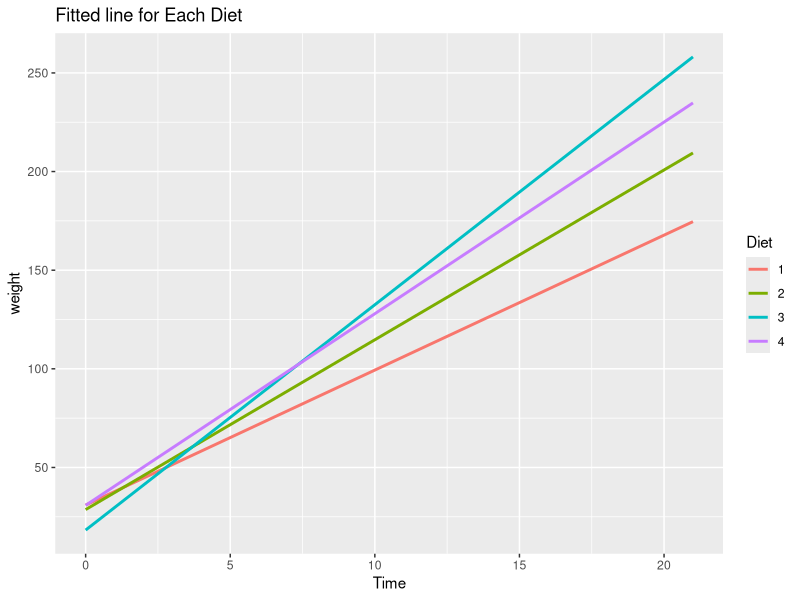
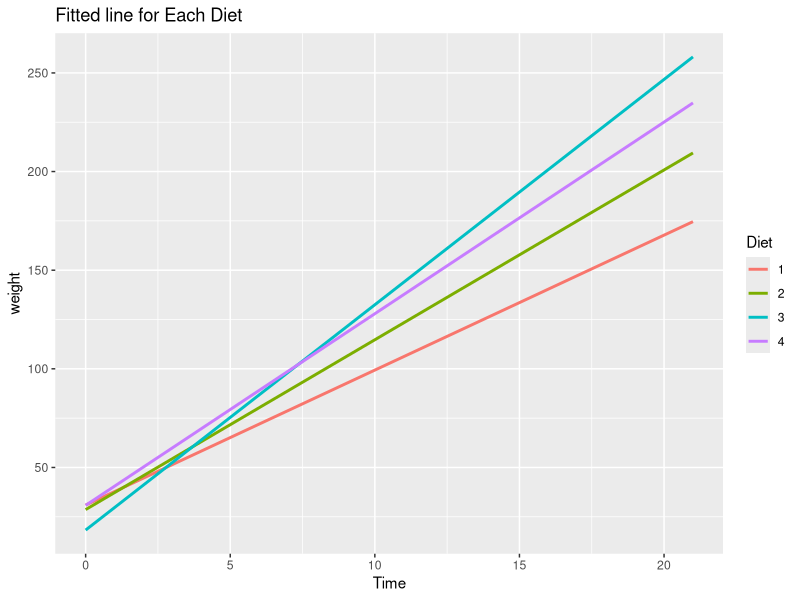
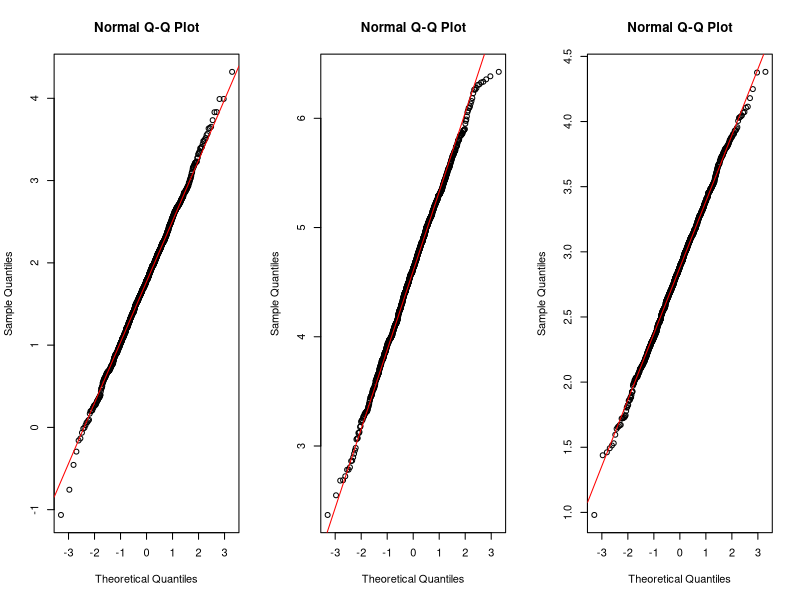
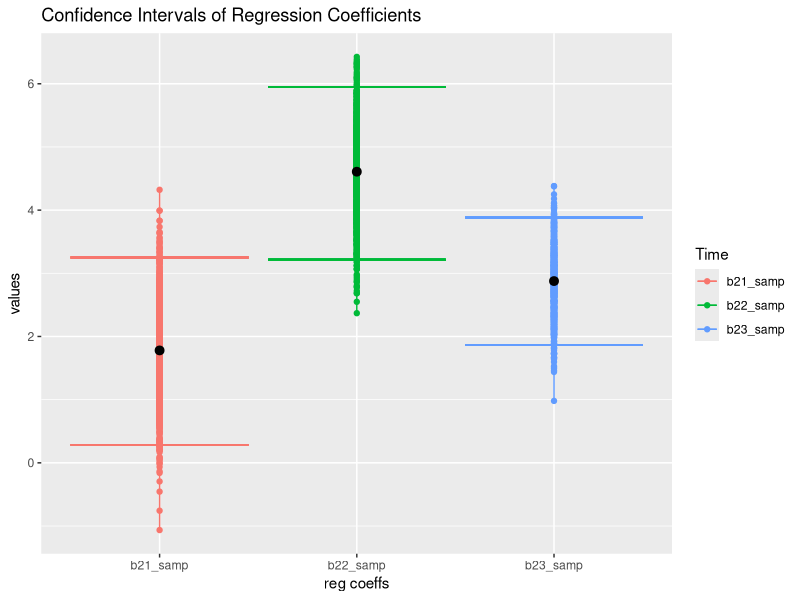
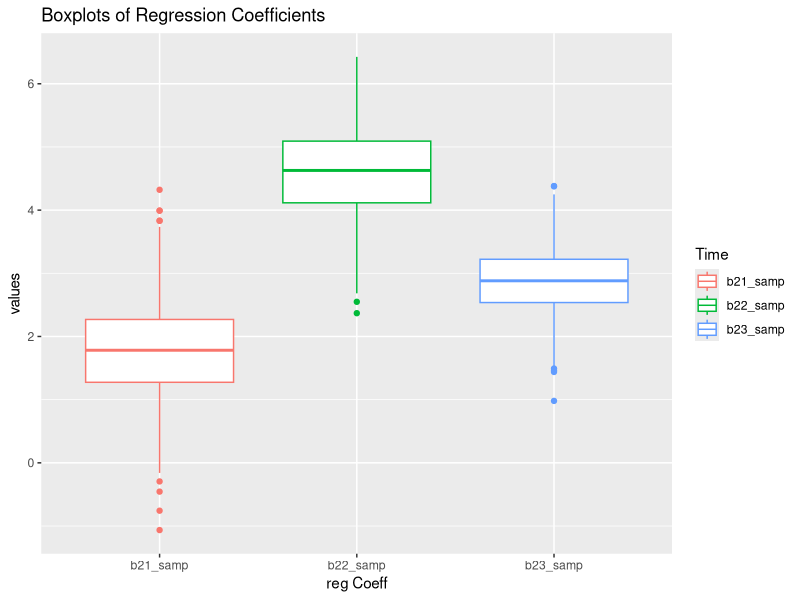

Recreate these plots in R, in order.
setwd("C:\\Users\\Koyel Das\\Desktop\\Data Mining")
rm(list=ls())
ChickWeight$Diet=as.factor(ChickWeight$Diet)
library(ggplot2)
ggplot(ChickWeight,aes(x=Time,y=weight,col=Diet))+geom_smooth(method="lm",se=FALSE)+ggtitle("Fitted line for Each Diet")
m1=lm(weight~Time+Diet+Time:Diet,data=ChickWeight);summary(m1) # Diet-1 as the base level
# Growth is something which should be evaluated over time, only diet may not be relevant. So we need to consider reg coefs of interaction term of time and diet, which is also clear from the summary.
I=matrix(c(0,1,0,0,0,0,1,0,0,0,0,1),4,3)
colnames(I)=c("X1","X2","X3")
rownames(I)=c("Diet-1","Diet-2","Diet-3","Diet-4")
I #matrix of indicator variables for diet
# w=b0+b11*X1+b12*X2+b13*X3+b21*X1*t+b22*X2*t+b23*X3*t+b3*t
# Diet-1 : w=b0+b3*t
# Diet-2 : w=(b0+b11)+(b3+b21)*t ; b21=diff between the slopes of Diet-2 and Diet-1
# Diet-3 : w=(b0+b12)+(b3+b22)*t ; b22=diff between the slopes of Diet-3 and Diet-1
# Diet-4 : w=(b0+b13)+(b3+b23)*t ; b23=diff between the slopes of Diet-4 and Diet-1
b21=summary(m1)$coef[6];b21 # reg coeff corr to diet2:time
b22=summary(m1)$coef[7];b22 # reg coeff corr to diet3:time
b23=summary(m1)$coef[8];b23 # reg coeff corr to diet4:time
library(ggplot2)
ggplot(ChickWeight,aes(x=Time,y=weight,col=Diet))+geom_smooth(method="lm",se=FALSE)+ggtitle("Fitted line for Each Diet")
# b21,b22,b23 >0 i.e change in weight by unit value change in time for Diet-2,3,4 is more as compared to Diet-1.Also Diet-3 seems to have more impact on weight gain than that of others.
# Let us check this by i) Testing of hypothesis, ii)Confidence Interval and iii) boxplot of reg coeffs 
# We will do Non-parametric Bootstrap (as we don't have any distributional assumption for them) to get samples corresponding to each reg coeffs.
n=nrow(ChickWeight)
b=1000
b21_samp=b22_samp=b23_samp=c() # Bootstrap Sample
for(i in 1:b){
ts=sample(1:n,size=n,replace=TRUE)
D=ChickWeight[ts,]
m=lm(weight~Time+Diet+Time:Diet,data=D)
b21_samp[i]=summary(m)$coef[6]
b22_samp[i]=summary(m)$coef[7]
b23_samp[i]=summary(m)$coef[8]
}
v_b21=var(b21_samp);v_b21
v_b22=var(b22_samp);v_b22
v_b23=var(b23_samp);v_b23
par(mfrow=c(1,3))
qqnorm(b21_samp)
qqline(b21_samp,col="red") # 
qqnorm(b22_samp)
qqline(b22_samp,col="red")
qqnorm(b23_samp)
qqline(b23_samp,col="red")
shapiro.test(b21_samp) # p-value >0.05 H0: normally distributed is accepted
shapiro.test(b22_samp) # p-value >0.05 H0: normally distributed is accepted
shapiro.test(b23_samp) # p-value >0.05 H0: normally distributed is accepted
# hence we can go for t.test(Welch's t-test as it does not assume equality of variances) to compare the means of two independent samples
#H0_21: b21=b22 ; H1: b21<b22
t.test(b21_samp,b22_samp,alternative="less") # pval<0.05 hence reject H0
#H0_23: b23=b22 ; H1: b23<b22
t.test(b23_samp,b22_samp,alternative="less")
# 95% Confidence Interval
l_b21=b21-1.96*sqrt(v_b21);l_b21
u_b21=b21+1.96*sqrt(v_b21);u_b21
l_b22=b22-1.96*sqrt(v_b22);l_b22
u_b22=b22+1.96*sqrt(v_b22);u_b22
l_b23=b23-1.96*sqrt(v_b23);l_b23
u_b23=b23+1.96*sqrt(v_b23);u_b23
reg_min=c(l_b21,l_b22,l_b23)
reg_max=c(u_b21,u_b22,u_b23)
df=data.frame(
  values=c(b21_samp,b22_samp,b23_samp),lower=(rep(reg_min,each=1000)),upper=rep(reg_max,each=1000),Time=rep(c("b21_samp","b22_samp","b23_samp"),each=1000)
)
df$Time=as.factor(df$Time)
pd=position_dodge(0.1)
ggplot(data=df,aes(x=Time,y=values,color=Time))+geom_point()+geom_line()+geom_errorbar(aes(ymin=lower,ymax=upper))+stat_summary(fun = "mean",col="black")+ggtitle("Confidence Intervals of Regression Coefficients")+xlab("reg coeffs")
#Boxplot
ggplot(data=df,aes(x=Time,y=values,color=Time))+geom_boxplot()+ggtitle("Boxplots of Regression Coefficients")+xlab("reg Coeff")
